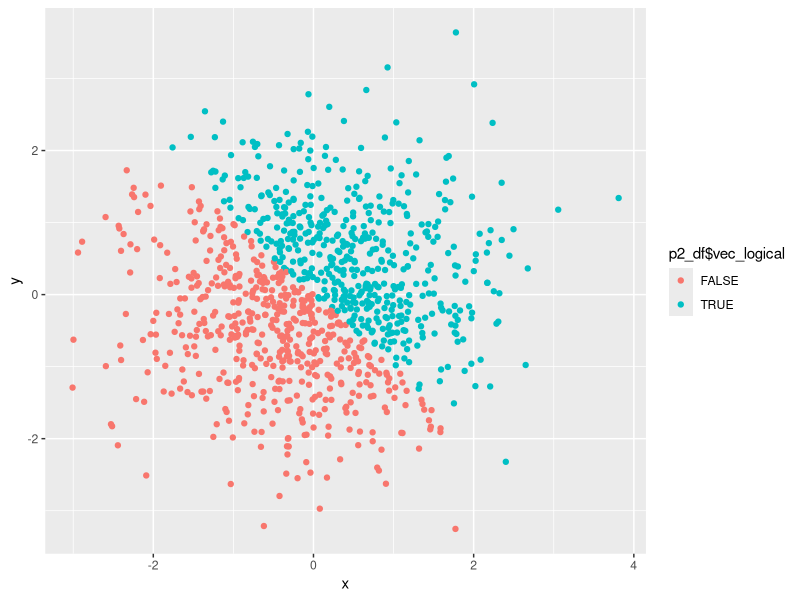
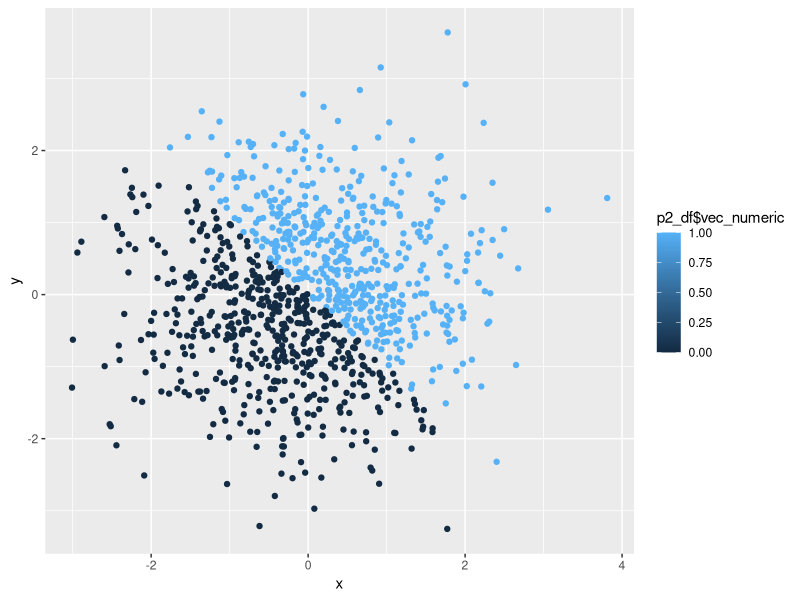
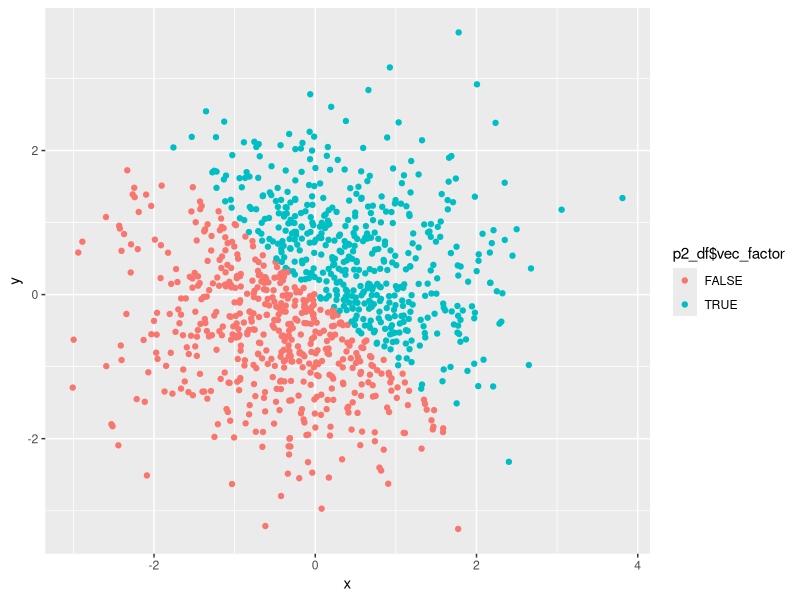
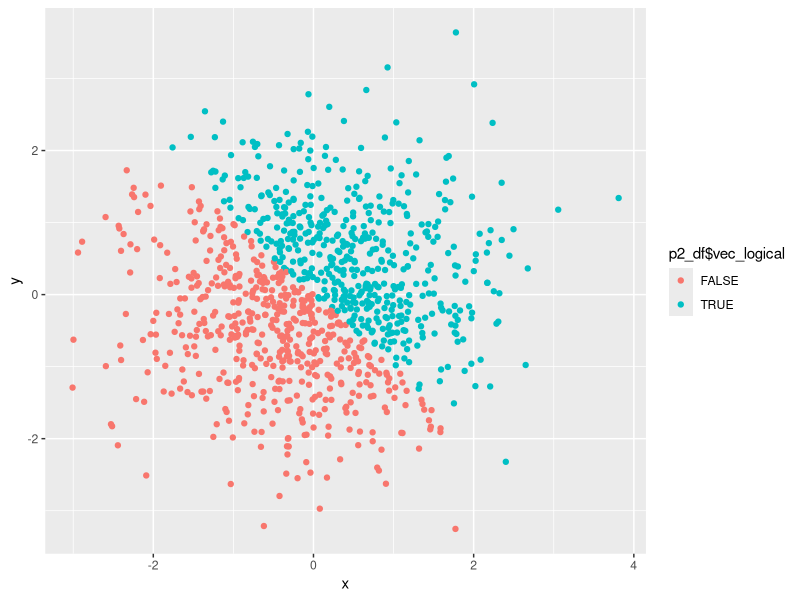

Generate these figures, in order, with R:
## ---- chunk 1
library(tidyverse)
## ---- chunk 2
set.seed(1)
p1_df = tibble(
  vec_numeric = runif(10, min = 0, max = 5),
  vec_logical = vec_numeric > 2,
  vec_char = c("zhao", "qian", "sun", "li", "zhou", "wu", "zheng", "wang", "feng", "chen"),
  vec_factor = factor(c("a", "b", "c", "d", "e", "f", "g", "h", "i", "j"))
)

class(p1_df$vec_numeric)
class(p1_df$vec_logical)
class(p1_df$vec_char)
class(p1_df$vec_factor)
## ---- chunk 3
mean(p1_df$vec_numeric)
mean(p1_df$vec_logical)
mean(p1_df$vec_char)
mean(p1_df$vec_factor)
## ---- chunk 4
as.numeric(p1_df$vec_logical)
as.numeric(p1_df$vec_char)
as.numeric(p1_df$vec_factor)
## ---- chunk 5
as.numeric(as.factor(p1_df$vec_char))
as.numeric(as.character(p1_df$vec_factor))
## ---- chunk 6
p2_df = tibble(
x = rnorm(1000),
y = rnorm(1000),
vec_logical = x + y > 0,
vec_numeric = as.numeric(vec_logical),
vec_factor = as.factor(vec_logical)
)
## ---- chunk 7
ggplot(p2_df, aes(x = x, y = y, color = p2_df$vec_logical)) + geom_point()
ggsave("scatterplot_with_color_points_of_logical_variable.png")
ggplot(p2_df, aes(x = x, y = y, color = p2_df$vec_numeric)) + geom_point()
ggplot(p2_df, aes(x = x, y = y, color = p2_df$vec_factor)) + geom_point()
